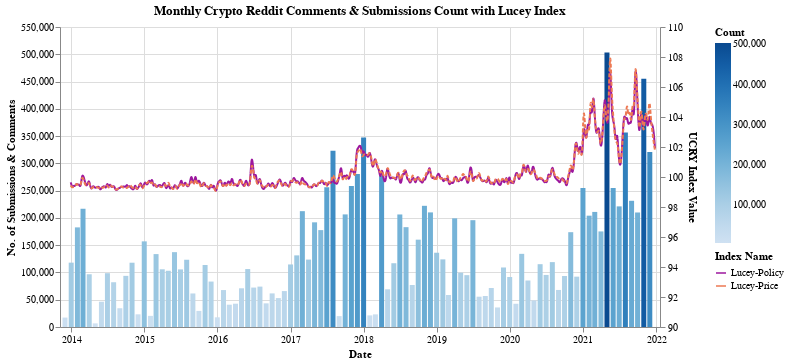

Source (notebook cell):
### Code cell
# Combined Dual Axis
(
    alt.layer(
        monthly_doc_count,
        ucry_line,
        title="Monthly Crypto Reddit Comments & Submissions Count with Lucey Index",
    ).resolve_scale(y="independent", size="independent", shape="independent")
)

### Figure 1 — Vega-Lite specification as saved in the notebook (floating-point values rounded to 4 significant figures; data arrays with more than 128 entries replaced by an {"elided": "..."} marker saying what was removed)
{"config": {"view": {"continuousWidth": 400, "continuousHeight": 300}}, "layer": [{"data": {"name": "data-1d21de85cd1a135a1f39c64c23108060"}, "mark": "bar", "encoding": {"color": {"field": "Count", "type": "quantitative"}, "x": {"field": "Date", "title": "Date", "type": "temporal"}, "y": {"field": "Count", "title": "No. of Submissions & Comments", "type": "quantitative"}}, "width": 600}, {"data": {"name": "data-c6a761caa43f8d9c081516719bb55e0f"}, "mark": {"type": "line", "interpolate": "basis"}, "encoding": {"color": {"field": "type", "scale": {"scheme": "plasma"}, "title": "Index Name", "type": "nominal"}, "strokeDash": {"field": "type", "legend": null, "type": "nominal"}, "x": {"field": "start_date", "title": "Date", "type": "temporal"}, "y": {"field": "index_value", "scale": {"domain": [90, 110]}, "title": "UCRY Index Value", "type": "quantitative"}}, "width": 600}], "resolve": {"scale": {"shape": "independent", "size": "independent", "y": "independent"}}, "title": "Monthly Crypto Reddit Comments & Submissions Count with Lucey Index", "$schema": "https://vega.github.io/schema/vega-lite/v4.17.0.json", "datasets": {"data-1d21de85cd1a135a1f39c64c23108060": [{"Year": 2013, "Month": 12, "Count": 17278, "Day": 1, "Date": "2013-12-01T00:00:00"}, {"Year": 2014, "Month": 1, "Count": 117989, "Day": 1, "Date": "2014-01-01T00:00:00"}, {"Year": 2014, "Month": 2, "Count": 182639, "Day": 1, "Date": "2014-02-01T00:00:00"}, {"Year": 2014, "Month": 3, "Count": 216776, "Day": 1, "Date": "2014-03-01T00:00:00"}, {"Year": 2014, "Month": 4, "Count": 96707, "Day": 1, "Date": "2014-04-01T00:00:00"}, {"Year": 2014, "Month": 5, "Count": 6638, "Day": 1, "Date": "2014-05-01T00:00:00"}, {"Year": 2014, "Month": 6, "Count": 46360, "Day": 1, "Date": "2014-06-01T00:00:00"}, {"Year": 2014, "Month": 7, "Count": 98638, "Day": 1, "Date": "2014-07-01T00:00:00"}, {"Year": 2014, "Month": 8, "Count": 82055, "Day": 1, "Date": "2014-08-01T00:00:00"}, {"Year": 2014, "Month": 9, "Count": 34385, "Day": 1, "Date": "2014-09-01T00:00:00"}, {"Year": 2014, "Month": 10, "Count": 93786, "Day": 1, "Date": "2014-10-01T00:00:00"}, {"Year": 2014, "Month": 11, "Count": 117861, "Day": 1, "Date": "2014-11-01T00:00:00"}, {"Year": 2014, "Month": 12, "Count": 23255, "Day": 1, "Date": "2014-12-01T00:00:00"}, {"Year": 2015, "Month": 1, "Count": 156995, "Day": 1, "Date": "2015-01-01T00:00:00"}, {"Year": 2015, "Month": 2, "Count": 20408, "Day": 1, "Date": "2015-02-01T00:00:00"}, {"Year": 2015, "Month": 3, "Count": 133655, "Day": 1, "Date": "2015-03-01T00:00:00"}, {"Year": 2015, "Month": 4, "Count": 105781, "Day": 1, "Date": "2015-04-01T00:00:00"}, {"Year": 2015, "Month": 5, "Count": 103111, "Day": 1, "Date": "2015-05-01T00:00:00"}, {"Year": 2015, "Month": 6, "Count": 137241, "Day": 1, "Date": "2015-06-01T00:00:00"}, {"Year": 2015, "Month": 7, "Count": 105583, "Day": 1, "Date": "2015-07-01T00:00:00"}, {"Year": 2015, "Month": 8, "Count": 123293, "Day": 1, "Date": "2015-08-01T00:00:00"}, {"Year": 2015, "Month": 9, "Count": 61495, "Day": 1, "Date": "2015-09-01T00:00:00"}, {"Year": 2015, "Month": 10, "Count": 29506, "Day": 1, "Date": "2015-10-01T00:00:00"}, {"Year": 2015, "Month": 11, "Count": 113637, "Day": 1, "Date": "2015-11-01T00:00:00"}, {"Year": 2015, "Month": 12, "Count": 83308, "Day": 1, "Date": "2015-12-01T00:00:00"}, {"Year": 2016, "Month": 1, "Count": 17748, "Day": 1, "Date": "2016-01-01T00:00:00"}, {"Year": 2016, "Month": 2, "Count": 67712, "Day": 1, "Date": "2016-02-01T00:00:00"}, {"Year": 2016, "Month": 3, "Count": 40905, "Day": 1, "Date": "2016-03-01T00:00:00"}, {"Year": 2016, "Month": 4, "Count": 42738, "Day": 1, "Date": "2016-04-01T00:00:00"}, {"Year": 2016, "Month": 5, "Count": 70948, "Day": 1, "Date": "2016-05-01T00:00:00"}, {"Year": 2016, "Month": 6, "Count": 106238, "Day": 1, "Date": "2016-06-01T00:00:00"}, {"Year": 2016, "Month": 7, "Count": 72299, "Day": 1, "Date": "2016-07-01T00:00:00"}, {"Year": 2016, "Month": 8, "Count": 74064, "Day": 1, "Date": "2016-08-01T00:00:00"}, {"Year": 2016, "Month": 9, "Count": 43359, "Day": 1, "Date": "2016-09-01T00:00:00"}, {"Year": 2016, "Month": 10, "Count": 61610, "Day": 1, "Date": "2016-10-01T00:00:00"}, {"Year": 2016, "Month": 11, "Count": 53015, "Day": 1, "Date": "2016-11-01T00:00:00"}, {"Year": 2016, "Month": 12, "Count": 65857, "Day": 1, "Date": "2016-12-01T00:00:00"}, {"Year": 2017, "Month": 1, "Count": 114674, "Day": 1, "Date": "2017-01-01T00:00:00"}, {"Year": 2017, "Month": 2, "Count": 131313, "Day": 1, "Date": "2017-02-01T00:00:00"}, {"Year": 2017, "Month": 3, "Count": 212370, "Day": 1, "Date": "2017-03-01T00:00:00"}, {"Year": 2017, "Month": 4, "Count": 123607, "Day": 1, "Date": "2017-04-01T00:00:00"}, {"Year": 2017, "Month": 5, "Count": 191902, "Day": 1, "Date": "2017-05-01T00:00:00"}, {"Year": 2017, "Month": 6, "Count": 177637, "Day": 1, "Date": "2017-06-01T00:00:00"}, {"Year": 2017, "Month": 7, "Count": 256323, "Day": 1, "Date": "2017-07-01T00:00:00"}, {"Year": 2017, "Month": 8, "Count": 322961, "Day": 1, "Date": "2017-08-01T00:00:00"}, {"Year": 2017, "Month": 9, "Count": 19988, "Day": 1, "Date": "2017-09-01T00:00:00"}, {"Year": 2017, "Month": 10, "Count": 206427, "Day": 1, "Date": "2017-10-01T00:00:00"}, {"Year": 2017, "Month": 11, "Count": 258525, "Day": 1, "Date": "2017-11-01T00:00:00"}, {"Year": 2017, "Month": 12, "Count": 280670, "Day": 1, "Date": "2017-12-01T00:00:00"}, {"Year": 2018, "Month": 1, "Count": 347485, "Day": 1, "Date": "2018-01-01T00:00:00"}, {"Year": 2018, "Month": 2, "Count": 21290, "Day": 1, "Date": "2018-02-01T00:00:00"}, {"Year": 2018, "Month": 3, "Count": 23153, "Day": 1, "Date": "2018-03-01T00:00:00"}, {"Year": 2018, "Month": 4, "Count": 278170, "Day": 1, "Date": "2018-04-01T00:00:00"}, {"Year": 2018, "Month": 5, "Count": 69092, "Day": 1, "Date": "2018-05-01T00:00:00"}, {"Year": 2018, "Month": 6, "Count": 116923, "Day": 1, "Date": "2018-06-01T00:00:00"}, {"Year": 2018, "Month": 7, "Count": 206313, "Day": 1, "Date": "2018-07-01T00:00:00"}, {"Year": 2018, "Month": 8, "Count": 183038, "Day": 1, "Date": "2018-08-01T00:00:00"}, {"Year": 2018, "Month": 9, "Count": 77015, "Day": 1, "Date": "2018-09-01T00:00:00"}, {"Year": 2018, "Month": 10, "Count": 160106, "Day": 1, "Date": "2018-10-01T00:00:00"}, {"Year": 2018, "Month": 11, "Count": 222171, "Day": 1, "Date": "2018-11-01T00:00:00"}, {"Year": 2018, "Month": 12, "Count": 210103, "Day": 1, "Date": "2018-12-01T00:00:00"}, {"Year": 2019, "Month": 1, "Count": 136152, "Day": 1, "Date": "2019-01-01T00:00:00"}, {"Year": 2019, "Month": 2, "Count": 123983, "Day": 1, "Date": "2019-02-01T00:00:00"}, {"Year": 2019, "Month": 3, "Count": 58672, "Day": 1, "Date": "2019-03-01T00:00:00"}, {"Year": 2019, "Month": 4, "Count": 199216, "Day": 1, "Date": "2019-04-01T00:00:00"}, {"Year": 2019, "Month": 5, "Count": 99615, "Day": 1, "Date": "2019-05-01T00:00:00"}, {"Year": 2019, "Month": 6, "Count": 95048, "Day": 1, "Date": "2019-06-01T00:00:00"}, {"Year": 2019, "Month": 7, "Count": 195838, "Day": 1, "Date": "2019-07-01T00:00:00"}, {"Year": 2019, "Month": 8, "Count": 55562, "Day": 1, "Date": "2019-08-01T00:00:00"}, {"Year": 2019, "Month": 9, "Count": 56875, "Day": 1, "Date": "2019-09-01T00:00:00"}, {"Year": 2019, "Month": 10, "Count": 71475, "Day": 1, "Date": "2019-10-01T00:00:00"}, {"Year": 2019, "Month": 11, "Count": 35845, "Day": 1, "Date": "2019-11-01T00:00:00"}, {"Year": 2019, "Month": 12, "Count": 109120, "Day": 1, "Date": "2019-12-01T00:00:00"}, {"Year": 2020, "Month": 1, "Count": 91664, "Day": 1, "Date": "2020-01-01T00:00:00"}, {"Year": 2020, "Month": 2, "Count": 42603, "Day": 1, "Date": "2020-02-01T00:00:00"}, {"Year": 2020, "Month": 3, "Count": 134129, "Day": 1, "Date": "2020-03-01T00:00:00"}, {"Year": 2020, "Month": 4, "Count": 85256, "Day": 1, "Date": "2020-04-01T00:00:00"}, {"Year": 2020, "Month": 5, "Count": 48709, "Day": 1, "Date": "2020-05-01T00:00:00"}, {"Year": 2020, "Month": 6, "Count": 115149, "Day": 1, "Date": "2020-06-01T00:00:00"}, {"Year": 2020, "Month": 7, "Count": 95483, "Day": 1, "Date": "2020-07-01T00:00:00"}, {"Year": 2020, "Month": 8, "Count": 118946, "Day": 1, "Date": "2020-08-01T00:00:00"}, {"Year": 2020, "Month": 9, "Count": 67929, "Day": 1, "Date": "2020-09-01T00:00:00"}, {"Year": 2020, "Month": 10, "Count": 93473, "Day": 1, "Date": "2020-10-01T00:00:00"}, {"Year": 2020, "Month": 11, "Count": 173824, "Day": 1, "Date": "2020-11-01T00:00:00"}, {"Year": 2020, "Month": 12, "Count": 92306, "Day": 1, "Date": "2020-12-01T00:00:00"}, {"Year": 2021, "Month": 1, "Count": 254905, "Day": 1, "Date": "2021-01-01T00:00:00"}, {"Year": 2021, "Month": 2, "Count": 204092, "Day": 1, "Date": "2021-02-01T00:00:00"}, {"Year": 2021, "Month": 3, "Count": 210991, "Day": 1, "Date": "2021-03-01T00:00:00"}, {"Year": 2021, "Month": 4, "Count": 175223, "Day": 1, "Date": "2021-04-01T00:00:00"}, {"Year": 2021, "Month": 5, "Count": 503077, "Day": 1, "Date": "2021-05-01T00:00:00"}, {"Year": 2021, "Month": 6, "Count": 255000, "Day": 1, "Date": "2021-06-01T00:00:00"}, {"Year": 2021, "Month": 7, "Count": 221137, "Day": 1, "Date": "2021-07-01T00:00:00"}, {"Year": 2021, "Month": 8, "Count": 356733, "Day": 1, "Date": "2021-08-01T00:00:00"}, {"Year": 2021, "Month": 9, "Count": 231398, "Day": 1, "Date": "2021-09-01T00:00:00"}, {"Year": 2021, "Month": 10, "Count": 209953, "Day": 1, "Date": "2021-10-01T00:00:00"}, {"Year": 2021, "Month": 11, "Count": 455129, "Day": 1, "Date": "2021-11-01T00:00:00"}, {"Year": 2021, "Month": 12, "Count": 321021, "Day": 1, "Date": "2021-12-01T00:00:00"}], "data-c6a761caa43f8d9c081516719bb55e0f": {"elided": "836 records"}}}
